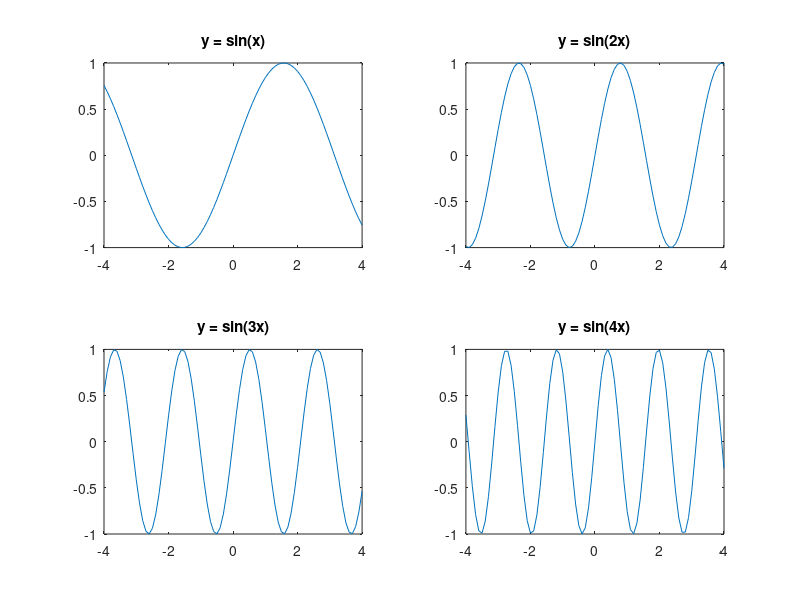

Recreate this plot in MATLAB.
x = -4 : 0.1 : 4;

y1 = sin(x);
y2 = sin(2 .* x);
y3 = sin(3 .* x);
y4 = sin(4 .* x);

subplot(2, 2, 1);
plot(x, y1);
title('y = sin(x)');

subplot(2, 2, 2);
plot(x, y2);
title('y = sin(2x)');

subplot(2, 2, 3);
plot(x, y3);
title('y = sin(3x)');

subplot(2, 2, 4);
plot(x, y4);
title('y = sin(4x)');
